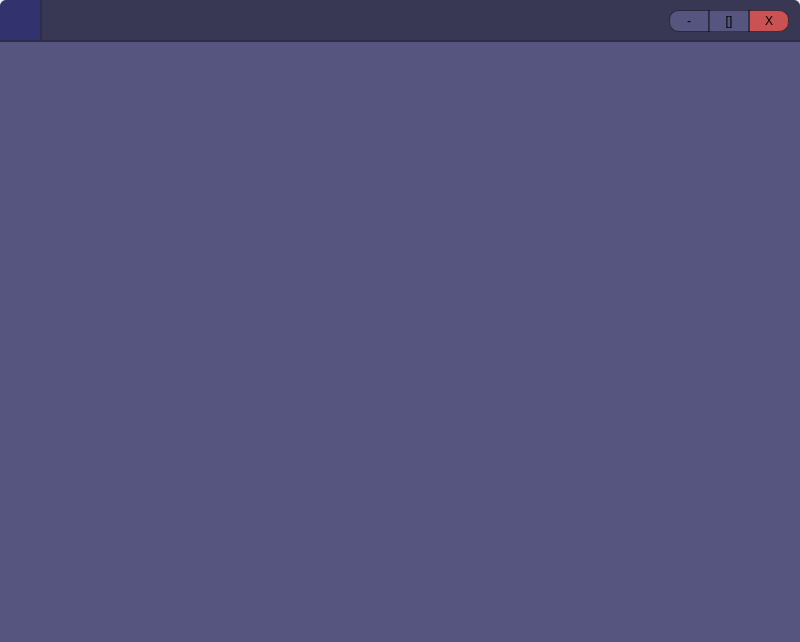
<?xml version="1.0" encoding="UTF-8"?>
<ui version="4.0">
 <class>MainWindow</class>
 <widget class="QMainWindow" name="MainWindow">
  <property name="geometry">
   <rect>
    <x>0</x>
    <y>0</y>
    <width>800</width>
    <height>642</height>
   </rect>
  </property>
  <property name="minimumSize">
   <size>
    <width>800</width>
    <height>642</height>
   </size>
  </property>
  <property name="windowTitle">
   <string>MainWindow</string>
  </property>
  <widget class="QWidget" name="centralwidget">
   <layout class="QGridLayout" name="gridLayout">
    <property name="leftMargin">
     <number>0</number>
    </property>
    <property name="topMargin">
     <number>0</number>
    </property>
    <property name="rightMargin">
     <number>0</number>
    </property>
    <property name="bottomMargin">
     <number>0</number>
    </property>
    <property name="spacing">
     <number>0</number>
    </property>
    <item row="0" column="0">
     <widget class="QWidget" name="widget_5" native="true">
      <property name="sizePolicy">
       <sizepolicy hsizetype="Maximum" vsizetype="Preferred">
        <horstretch>100</horstretch>
        <verstretch>0</verstretch>
       </sizepolicy>
      </property>
      <property name="minimumSize">
       <size>
        <width>0</width>
        <height>40</height>
       </size>
      </property>
      <property name="maximumSize">
       <size>
        <width>42</width>
        <height>1000</height>
       </size>
      </property>
      <property name="styleSheet">
       <string notr="true">QWidget{
background-color: rgba(50, 50, 110, 255);
border-top-left-radius: 6px;
border-right-width:2px;
border-bottom-width:2px;
border-color:rgb(46, 46, 74);
border-style:solid;
}

QWidget:hover{
background-color: rgba(50, 250, 210, 255);
}</string>
      </property>
      <layout class="QHBoxLayout" name="horizontalLayout_3">
       <property name="spacing">
        <number>0</number>
       </property>
       <property name="leftMargin">
        <number>0</number>
       </property>
       <property name="topMargin">
        <number>0</number>
       </property>
       <property name="rightMargin">
        <number>0</number>
       </property>
       <property name="bottomMargin">
        <number>0</number>
       </property>
       <item>
        <widget class="QLabel" name="label">
         <property name="minimumSize">
          <size>
           <width>32</width>
           <height>32</height>
          </size>
         </property>
         <property name="maximumSize">
          <size>
           <width>32</width>
           <height>32</height>
          </size>
         </property>
         <property name="styleSheet">
          <string notr="true">border-width:0px;</string>
         </property>
         <property name="text">
          <string/>
         </property>
         <property name="pixmap">
          <pixmap>../../../../../../../../Downloads/Random Logo.png</pixmap>
         </property>
         <property name="scaledContents">
          <bool>true</bool>
         </property>
         <property name="alignment">
          <set>Qt::AlignCenter</set>
         </property>
        </widget>
       </item>
      </layout>
     </widget>
    </item>
    <item row="0" column="1">
     <widget class="QWidget" name="topBar" native="true">
      <property name="minimumSize">
       <size>
        <width>10</width>
        <height>42</height>
       </size>
      </property>
      <property name="maximumSize">
       <size>
        <width>16777215</width>
        <height>42</height>
       </size>
      </property>
      <property name="toolTip">
       <string>&lt;html&gt;&lt;head/&gt;&lt;body&gt;&lt;p&gt;&lt;br/&gt;&lt;/p&gt;&lt;/body&gt;&lt;/html&gt;</string>
      </property>
      <property name="whatsThis">
       <string>&lt;html&gt;&lt;head/&gt;&lt;body&gt;&lt;p&gt;jshdbc&lt;/p&gt;&lt;/body&gt;&lt;/html&gt;</string>
      </property>
      <property name="styleSheet">
       <string notr="true">.QWidget{
background-color: rgb(56, 56, 84);
border-top-right-radius: 6px;
border-bottom-width:2px;
border-color:rgb(46, 46, 74);
border-style:solid;
}</string>
      </property>
      <layout class="QHBoxLayout" name="horizontalLayout">
       <property name="spacing">
        <number>0</number>
       </property>
       <property name="leftMargin">
        <number>4</number>
       </property>
       <property name="topMargin">
        <number>0</number>
       </property>
       <property name="rightMargin">
        <number>11</number>
       </property>
       <property name="bottomMargin">
        <number>0</number>
       </property>
       <item>
        <spacer name="horizontalSpacer">
         <property name="orientation">
          <enum>Qt::Horizontal</enum>
         </property>
         <property name="sizeHint" stdset="0">
          <size>
           <width>40</width>
           <height>20</height>
          </size>
         </property>
        </spacer>
       </item>
       <item>
        <widget class="QPushButton" name="btnMinimise">
         <property name="minimumSize">
          <size>
           <width>40</width>
           <height>22</height>
          </size>
         </property>
         <property name="maximumSize">
          <size>
           <width>40</width>
           <height>22</height>
          </size>
         </property>
         <property name="cursor">
          <cursorShape>PointingHandCursor</cursorShape>
         </property>
         <property name="styleSheet">
          <string notr="true">background-color: rgb(85, 85, 127);
border:1px solid rgba(0,0,0,100);
border-top-left-radius: 10px;
border-bottom-left-radius: 10px;</string>
         </property>
         <property name="text">
          <string>-</string>
         </property>
        </widget>
       </item>
       <item>
        <widget class="QPushButton" name="btnMaximiseToggle">
         <property name="minimumSize">
          <size>
           <width>40</width>
           <height>22</height>
          </size>
         </property>
         <property name="maximumSize">
          <size>
           <width>40</width>
           <height>22</height>
          </size>
         </property>
         <property name="cursor">
          <cursorShape>PointingHandCursor</cursorShape>
         </property>
         <property name="styleSheet">
          <string notr="true">background-color: rgb(85, 85, 127);
border:1px solid rgba(0,0,0,100);</string>
         </property>
         <property name="text">
          <string>[]</string>
         </property>
        </widget>
       </item>
       <item>
        <widget class="QPushButton" name="btnCloseProgram">
         <property name="minimumSize">
          <size>
           <width>40</width>
           <height>22</height>
          </size>
         </property>
         <property name="cursor">
          <cursorShape>ForbiddenCursor</cursorShape>
         </property>
         <property name="styleSheet">
          <string notr="true">background-color: rgb(202, 82, 82);
border-top-right-radius: 10px;
border-bottom-right-radius: 10px;
border:1px solid rgba(0,0,0,100);</string>
         </property>
         <property name="text">
          <string>X</string>
         </property>
        </widget>
       </item>
      </layout>
     </widget>
    </item>
    <item row="1" column="0" colspan="2">
     <widget class="QWidget" name="pageContainer" native="true">
      <property name="styleSheet">
       <string notr="true">background-color: rgb(85, 85, 127);</string>
      </property>
     </widget>
    </item>
   </layout>
  </widget>
 </widget>
 <resources/>
 <connections/>
</ui>
